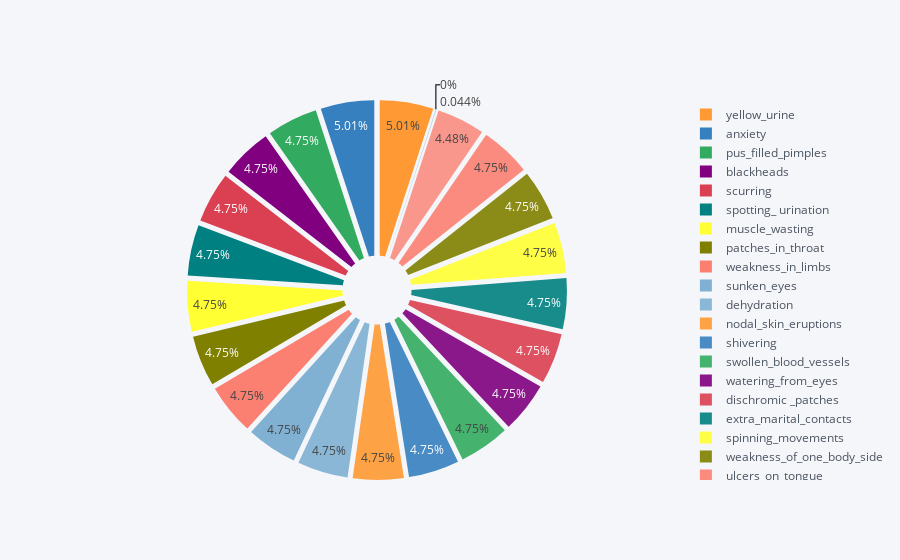

This figure's notebook cell:
### Code cell
disyes[110:].iplot(kind='pie',labels='index',values=1,hole=0.1,pull=0.1)

### Figure 1 — Plotly figure (JSON) as saved in the notebook; plotly's stock layout.template omitted (floating-point values rounded to 4 significant figures)
{"data": [{"hole": 0.1, "labels": ["yellow_urine", "anxiety", "pus_filled_pimples", "blackheads", "scurring", "spotting_ urination", "muscle_wasting", "patches_in_throat", "weakness_in_limbs", "sunken_eyes", "dehydration", "nodal_skin_eruptions", "shivering", "swollen_blood_vessels", "watering_from_eyes", "dischromic _patches", "extra_marital_contacts", "spinning_movements", "weakness_of_one_body_side", "ulcers_on_tongue", "foul_smell_of urine", "index", "fluid_overload"], "marker": {"colors": ["rgba(255, 153, 51, 1.0)", "rgba(55, 128, 191, 1.0)", "rgba(50, 171, 96, 1.0)", "rgba(128, 0, 128, 1.0)", "rgba(219, 64, 82, 1.0)", "rgba(0, 128, 128, 1.0)", "rgba(255, 255, 51, 1.0)", "rgba(128, 128, 0, 1.0)", "rgba(251, 128, 114, 1.0)", "rgba(128, 177, 211, 1.0)", "rgba(128, 177, 211, 0.8999999999999999)", "rgba(255, 153, 51, 0.8999999999999999)", "rgba(55, 128, 191, 0.8999999999999999)", "rgba(50, 171, 96, 0.8999999999999999)", "rgba(128, 0, 128, 0.8999999999999999)", "rgba(219, 64, 82, 0.8999999999999999)", "rgba(0, 128, 128, 0.8999999999999999)", "rgba(255, 255, 51, 0.8999999999999999)", "rgba(128, 128, 0, 0.8999999999999999)", "rgba(251, 128, 114, 0.8999999999999999)", "rgba(251, 128, 114, 0.7999999999999998)", "rgba(128, 177, 211, 0.7999999999999998)", "rgba(255, 153, 51, 0.7999999999999998)"]}, "name": "", "pull": 0.1, "type": "pie", "values": [114, 114, 108, 108, 108, 108, 108, 108, 108, 108, 108, 108, 108, 108, 108, 108, 108, 108, 108, 108, 102, 1, 0]}], "layout": {"legend": {"bgcolor": "#F5F6F9", "font": {"color": "#4D5663"}}, "paper_bgcolor": "#F5F6F9", "plot_bgcolor": "#F5F6F9", "titlefont": {"color": "#4D5663"}}}
